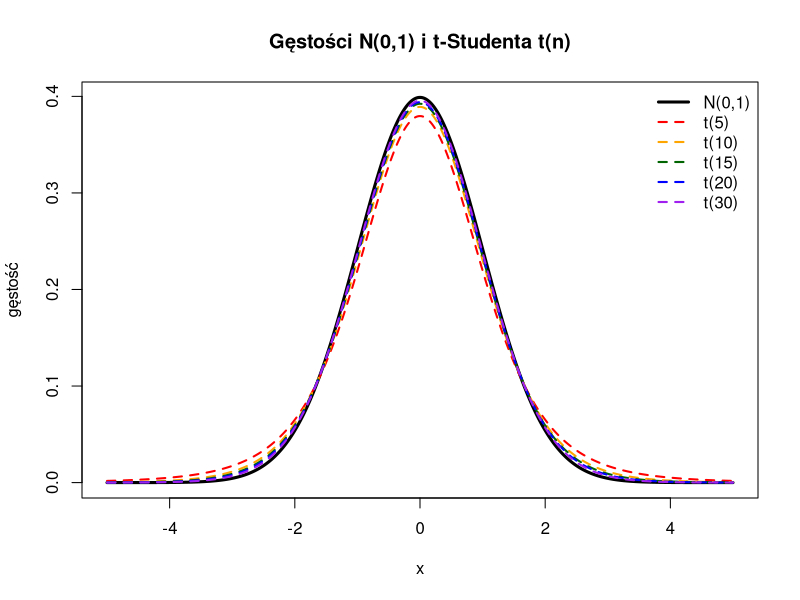

Recreate this plot in R.
stopnie <- c(5, 10, 15, 20, 30)
kolory <- c("red", "orange", "darkgreen", "blue", "purple")

# Wykres
curve(
  dnorm(x),
  from = -5,
  to = 5,
  n = 500,
  col = "black",
  lwd = 3,
  main = "Gęstości N(0,1) i t-Studenta t(n)",
  xlab = "x",
  ylab = "gęstość"
)

for (i in seq_along(stopnie)) {
  curve(
    dt(x, df = stopnie[i]),
    from = -5,
    to = 5,
    n = 500,
    col = kolory[i],
    lwd = 2,
    lty = 2,
    add = TRUE
  )
}

legend(
  "topright",
  legend = c("N(0,1)", paste0("t(", stopnie, ")")),
  col = c("black", kolory),
  lwd = c(3, rep(2, length(stopnie))),
  lty = c(1, rep(2, length(stopnie))),
  bty = "n"
)

# Wariancja
wariancja_t <- function(n) ifelse(n > 2, n / (n - 2), Inf)

wyniki <- data.frame(
  n = stopnie,
  var_t_wzor = wariancja_t(stopnie),
  var_N01 = 1
)
wyniki$roznica <- wyniki$var_t_wzor - wyniki$var_N01

print(wyniki, digits = 5)
